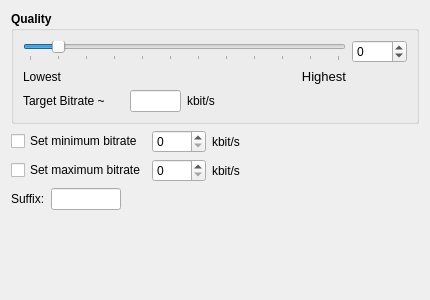
<?xml version="1.0" encoding="UTF-8"?>
<ui version="4.0">
 <class>OggEncWidgetUI</class>
 <widget class="QWidget" name="OggEncWidgetUI">
  <property name="geometry">
   <rect>
    <x>0</x>
    <y>0</y>
    <width>430</width>
    <height>300</height>
   </rect>
  </property>
  <property name="minimumSize">
   <size>
    <width>430</width>
    <height>300</height>
   </size>
  </property>
  <property name="windowTitle">
   <string>Form</string>
  </property>
  <layout class="QGridLayout" name="gridLayout_2">
   <item row="0" column="0" colspan="4">
    <widget class="QGroupBox" name="groupBox">
     <property name="font">
      <font>
       <weight>75</weight>
       <bold>true</bold>
      </font>
     </property>
     <property name="title">
      <string>Quality</string>
     </property>
     <layout class="QGridLayout" name="gridLayout">
      <item row="0" column="0" colspan="3">
       <widget class="QSlider" name="horizontalSlider_quality">
        <property name="minimum">
         <number>-1</number>
        </property>
        <property name="maximum">
         <number>10</number>
        </property>
        <property name="pageStep">
         <number>1</number>
        </property>
        <property name="orientation">
         <enum>Qt::Horizontal</enum>
        </property>
        <property name="tickPosition">
         <enum>QSlider::TicksBelow</enum>
        </property>
       </widget>
      </item>
      <item row="0" column="3">
       <widget class="KIntSpinBox" name="kintspinbox_quality">
        <property name="maximumSize">
         <size>
          <width>55</width>
          <height>16777215</height>
         </size>
        </property>
        <property name="font">
         <font>
          <weight>50</weight>
          <bold>false</bold>
         </font>
        </property>
        <property name="minimum">
         <number>-1</number>
        </property>
        <property name="maximum">
         <number>10</number>
        </property>
       </widget>
      </item>
      <item row="1" column="0">
       <widget class="QLabel" name="label_lowest">
        <property name="font">
         <font>
          <weight>50</weight>
          <bold>false</bold>
         </font>
        </property>
        <property name="text">
         <string>Lowest</string>
        </property>
       </widget>
      </item>
      <item row="1" column="1" colspan="2">
       <widget class="QLabel" name="label_highest">
        <property name="font">
         <font>
          <weight>50</weight>
          <bold>false</bold>
         </font>
        </property>
        <property name="text">
         <string>&lt;!DOCTYPE HTML PUBLIC &quot;-//W3C//DTD HTML 4.0//EN&quot; &quot;http://www.w3.org/TR/REC-html40/strict.dtd&quot;&gt;
&lt;html&gt;&lt;head&gt;&lt;meta name=&quot;qrichtext&quot; content=&quot;1&quot; /&gt;&lt;style type=&quot;text/css&quot;&gt;
p, li { white-space: pre-wrap; }
&lt;/style&gt;&lt;/head&gt;&lt;body style=&quot; font-family:'Sans Serif'; font-size:10pt; font-weight:400; font-style:normal;&quot;&gt;
&lt;p align=&quot;right&quot; style=&quot; margin-top:0px; margin-bottom:0px; margin-left:0px; margin-right:0px; -qt-block-indent:0; text-indent:0px;&quot;&gt;Highest&lt;/p&gt;&lt;/body&gt;&lt;/html&gt;</string>
        </property>
       </widget>
      </item>
      <item row="2" column="0">
       <widget class="QLabel" name="label_targetbitrate">
        <property name="sizePolicy">
         <sizepolicy hsizetype="Preferred" vsizetype="Preferred">
          <horstretch>0</horstretch>
          <verstretch>0</verstretch>
         </sizepolicy>
        </property>
        <property name="minimumSize">
         <size>
          <width>101</width>
          <height>0</height>
         </size>
        </property>
        <property name="maximumSize">
         <size>
          <width>101</width>
          <height>16777215</height>
         </size>
        </property>
        <property name="font">
         <font>
          <weight>50</weight>
          <bold>false</bold>
         </font>
        </property>
        <property name="text">
         <string>Target Bitrate ~</string>
        </property>
       </widget>
      </item>
      <item row="2" column="1">
       <widget class="KLineEdit" name="lineEdit_kbps">
        <property name="enabled">
         <bool>true</bool>
        </property>
        <property name="sizePolicy">
         <sizepolicy hsizetype="Fixed" vsizetype="Fixed">
          <horstretch>0</horstretch>
          <verstretch>0</verstretch>
         </sizepolicy>
        </property>
        <property name="minimumSize">
         <size>
          <width>51</width>
          <height>0</height>
         </size>
        </property>
        <property name="maximumSize">
         <size>
          <width>51</width>
          <height>16777215</height>
         </size>
        </property>
        <property name="font">
         <font>
          <weight>50</weight>
          <bold>false</bold>
         </font>
        </property>
        <property name="readOnly">
         <bool>true</bool>
        </property>
       </widget>
      </item>
      <item row="2" column="2" colspan="2">
       <widget class="QLabel" name="label_kbits">
        <property name="font">
         <font>
          <weight>50</weight>
          <bold>false</bold>
         </font>
        </property>
        <property name="text">
         <string>kbit/s</string>
        </property>
       </widget>
      </item>
     </layout>
    </widget>
   </item>
   <item row="1" column="0">
    <widget class="QCheckBox" name="checkBox_minbitrate">
     <property name="text">
      <string>Set minimum bitrate</string>
     </property>
    </widget>
   </item>
   <item row="1" column="1">
    <widget class="KIntSpinBox" name="kintspinbox_minbitrate">
     <property name="maximumSize">
      <size>
       <width>55</width>
       <height>16777215</height>
      </size>
     </property>
     <property name="maximum">
      <number>1000</number>
     </property>
    </widget>
   </item>
   <item row="1" column="2">
    <widget class="QLabel" name="label_minbitrate_kbps">
     <property name="text">
      <string>kbit/s</string>
     </property>
    </widget>
   </item>
   <item row="1" column="3">
    <spacer name="horizontalSpacer_2">
     <property name="orientation">
      <enum>Qt::Horizontal</enum>
     </property>
     <property name="sizeHint" stdset="0">
      <size>
       <width>4</width>
       <height>20</height>
      </size>
     </property>
    </spacer>
   </item>
   <item row="2" column="0">
    <widget class="QCheckBox" name="checkBox_maxbitrate">
     <property name="text">
      <string>Set maximum bitrate</string>
     </property>
    </widget>
   </item>
   <item row="2" column="1">
    <widget class="KIntSpinBox" name="kintspinbox_maxbitrate">
     <property name="maximumSize">
      <size>
       <width>55</width>
       <height>16777215</height>
      </size>
     </property>
     <property name="maximum">
      <number>100</number>
     </property>
    </widget>
   </item>
   <item row="2" column="2">
    <widget class="QLabel" name="label_maxbitrate_kbps">
     <property name="text">
      <string>kbit/s</string>
     </property>
    </widget>
   </item>
   <item row="2" column="3">
    <spacer name="horizontalSpacer_3">
     <property name="orientation">
      <enum>Qt::Horizontal</enum>
     </property>
     <property name="sizeHint" stdset="0">
      <size>
       <width>4</width>
       <height>20</height>
      </size>
     </property>
    </spacer>
   </item>
   <item row="3" column="0" colspan="4">
    <layout class="QHBoxLayout" name="horizontalLayout">
     <item>
      <widget class="QLabel" name="label_suffix">
       <property name="sizePolicy">
        <sizepolicy hsizetype="Preferred" vsizetype="Fixed">
         <horstretch>0</horstretch>
         <verstretch>0</verstretch>
        </sizepolicy>
       </property>
       <property name="text">
        <string>Suffix:</string>
       </property>
      </widget>
     </item>
     <item>
      <widget class="KLineEdit" name="klineedit_suffix">
       <property name="sizePolicy">
        <sizepolicy hsizetype="Fixed" vsizetype="Fixed">
         <horstretch>30</horstretch>
         <verstretch>0</verstretch>
        </sizepolicy>
       </property>
       <property name="maximumSize">
        <size>
         <width>70</width>
         <height>16777215</height>
        </size>
       </property>
      </widget>
     </item>
     <item>
      <spacer name="horizontalSpacer">
       <property name="orientation">
        <enum>Qt::Horizontal</enum>
       </property>
       <property name="sizeHint" stdset="0">
        <size>
         <width>40</width>
         <height>20</height>
        </size>
       </property>
      </spacer>
     </item>
    </layout>
   </item>
   <item row="4" column="0">
    <spacer name="verticalSpacer">
     <property name="orientation">
      <enum>Qt::Vertical</enum>
     </property>
     <property name="sizeHint" stdset="0">
      <size>
       <width>20</width>
       <height>108</height>
      </size>
     </property>
    </spacer>
   </item>
  </layout>
 </widget>
 <customwidgets>
  <customwidget>
   <class>KIntSpinBox</class>
   <extends>QSpinBox</extends>
   <header>knuminput.h</header>
  </customwidget>
  <customwidget>
   <class>KLineEdit</class>
   <extends>QLineEdit</extends>
   <header>klineedit.h</header>
  </customwidget>
 </customwidgets>
 <resources/>
 <connections/>
</ui>
